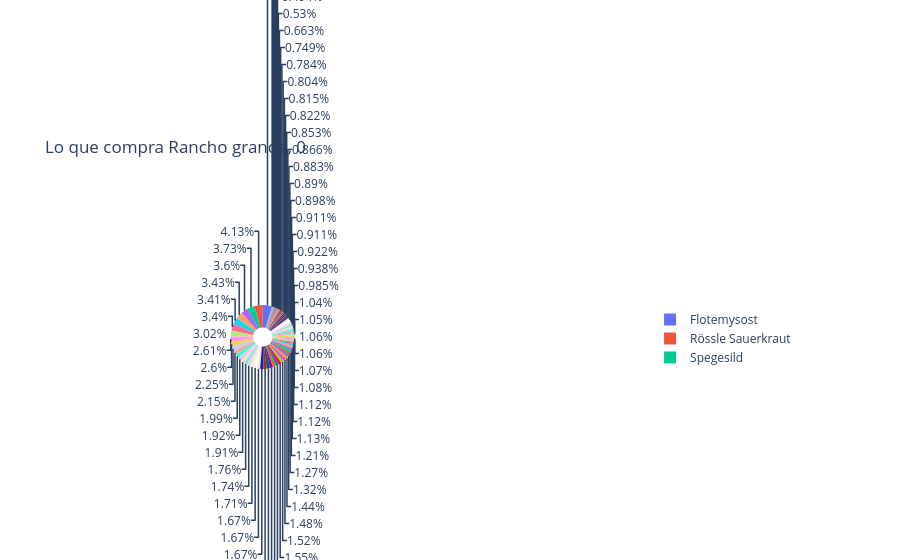

Notebook cell for this chart:
### Code cell
range(len(df3["CompanyName"].unique()))

x+=1

if x>=92:
    x=0
df3["CompanyName"][x]
filtro=df3["CompanyName"]==df3["CompanyName"][x]
df3_1=df3[filtro]
name=df3_1["CompanyName"].iloc[0]
fig = {
  "data": [
    {
      "values": df3_1["dinero_generado"],
      "labels": df3_1["ProductName"],
      "domain": {"x": [0, .5]},
      "name": name,
      "hoverinfo":"label+percent+name",
      "hole": 0.3,
      "type": "pie"
    },],
  "layout": {
        "title":f"Lo que compra {name}, {x}",
        "annotations": [
            { "font": { "size": 20},
              "showarrow": False,
              "text": "",
                "x": 0.13,
                "y": 1.1
            },
        ]
    }
}
iplot(fig)

### Figure 1 — Plotly figure (JSON) as saved in the notebook; plotly's stock layout.template omitted (floating-point values rounded to 4 significant figures; data arrays with more than 128 entries replaced by an {"elided": "..."} marker saying what was removed)
{"data": [{"domain": {"x": [0, 0.5]}, "hole": 0.3, "hoverinfo": "label+percent+name", "labels": {"elided": "194 str values"}, "name": "Rancho grande", "type": "pie", "values": {"elided": "194 float values"}}], "layout": {"annotations": [{"font": {"size": 20}, "showarrow": false, "text": "", "x": 0.13, "y": 1.1}], "title": {"text": "Lo que compra Rancho grande, 0"}}}
